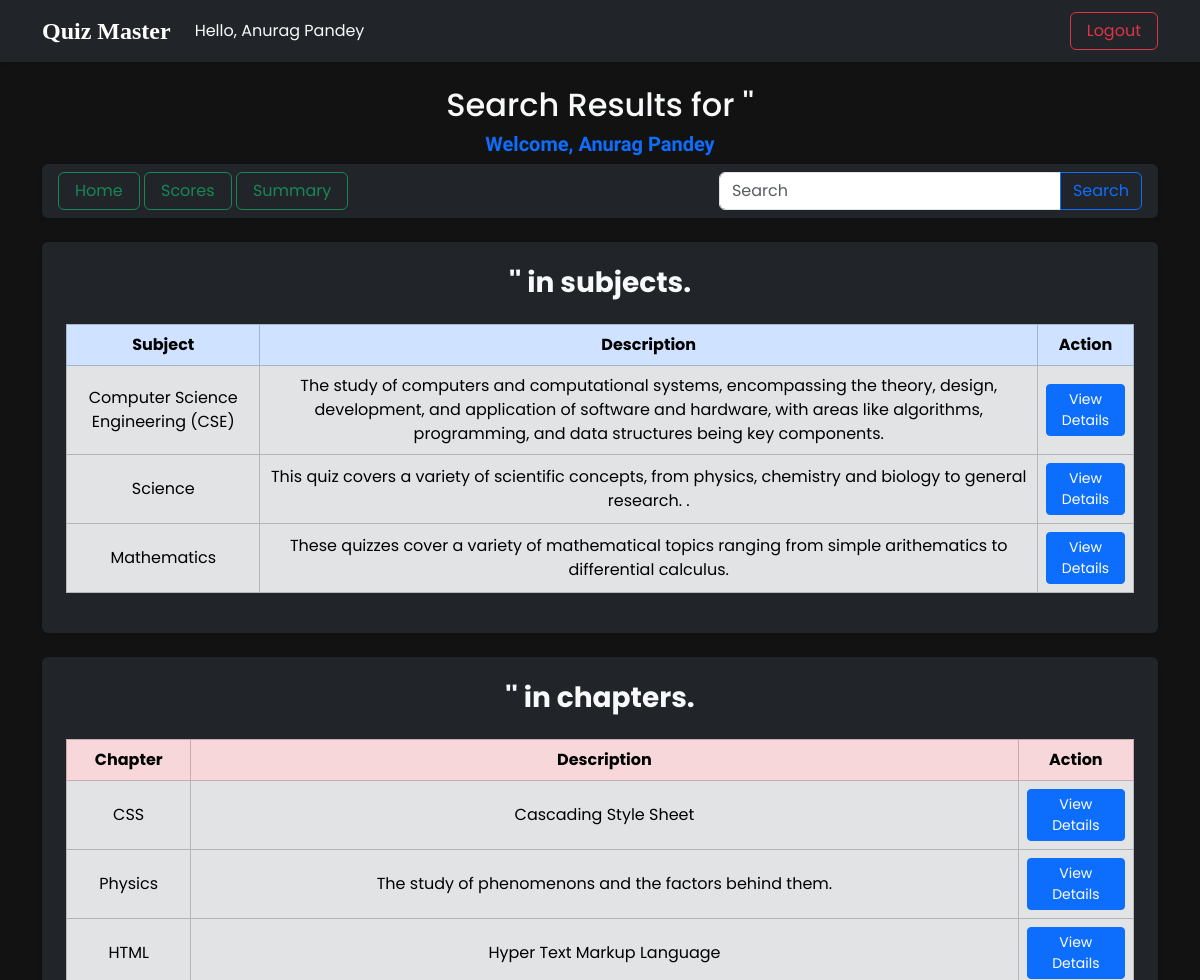
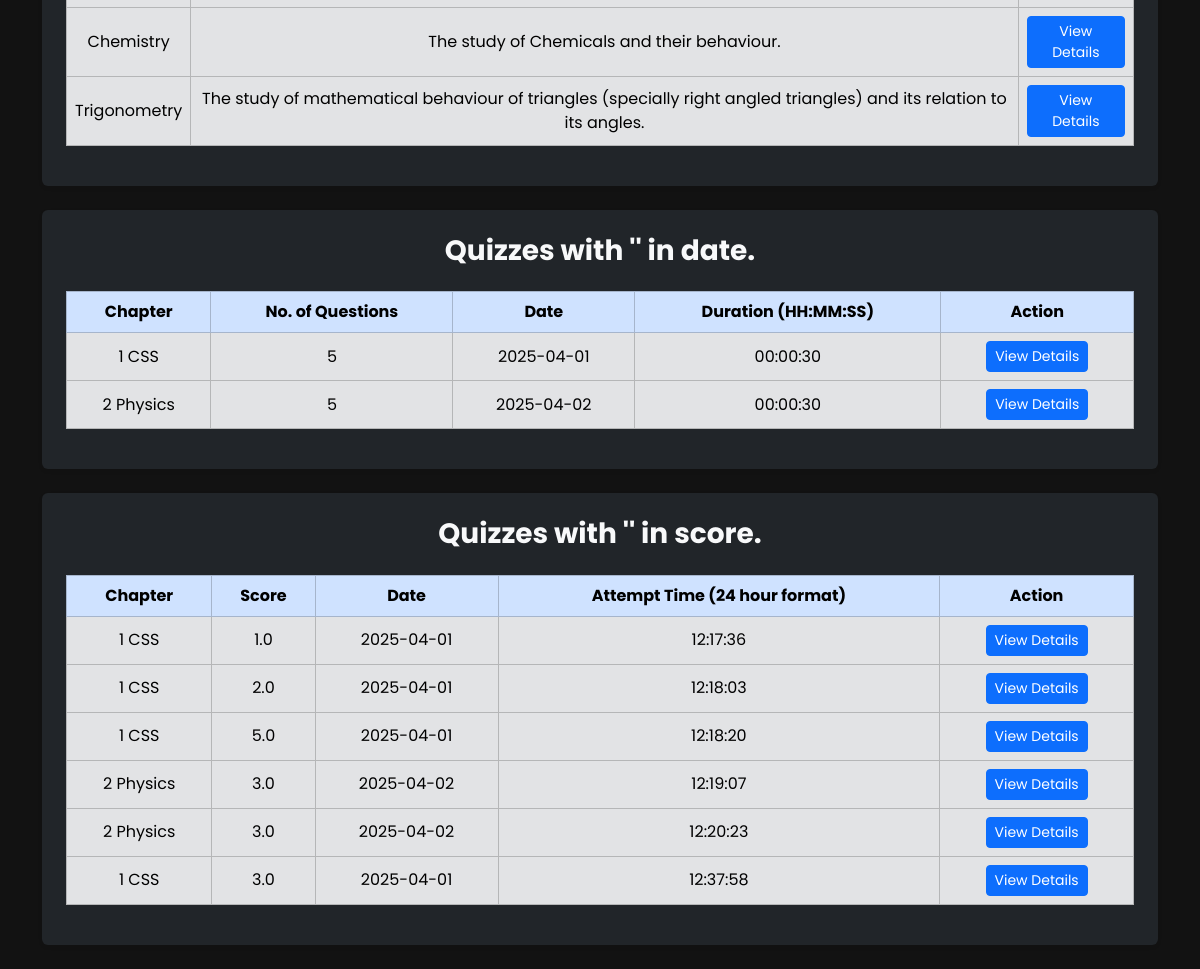
Page /search (signed in) on the committed database (2 pictures, top to bottom).
### applications/models.py (models this page shows)
class Subject(db.Model):
    id = db.Column(db.Integer, primary_key=True, autoincrement=True)
    name = db.Column(db.String(100), nullable=False, unique=True)
    description = db.Column(db.Text, nullable=True)
    chapters = db.relationship('Chapter', backref='subject', cascade="all, delete-orphan")

class Chapter(db.Model):
    id = db.Column(db.Integer, primary_key=True, autoincrement=True)
    name = db.Column(db.String(100), nullable=False, unique=True)
    description = db.Column(db.Text, nullable=True)
    subject_id = db.Column(db.Integer, db.ForeignKey('subject.id'), nullable=False)
    quizzes = db.relationship('Quiz', backref='chapter', cascade="all, delete")

class Quiz(db.Model):
    id = db.Column(db.Integer, primary_key=True, autoincrement=True)
    chapter_id = db.Column(db.Integer, db.ForeignKey('chapter.id', ondelete="CASCADE"), unique=True, nullable=False)
    date_of_quiz = db.Column(db.Date, nullable=False)
    time_duration = db.Column(db.String(10), nullable=False)
    remarks = db.Column(db.Text, nullable=True)
    questions = db.relationship('Question', backref='quiz', cascade="all, delete-orphan")
    scores = db.relationship('Score', backref='quiz', lazy=True)

class Score(db.Model):
    id = db.Column(db.Integer, primary_key=True, autoincrement=True)
    quiz_id = db.Column(db.Integer, db.ForeignKey('quiz.id'), nullable=False)
    user_id = db.Column(db.Integer, db.ForeignKey('user.id'), nullable=False)
    time_stamp_of_attempt = db.Column(db.String(8), nullable=False)
    total_scored = db.Column(db.Float, nullable=False)

### applications/routes.py (the view, shortened to what this page needs)
@app.route('/search')
def search():
    query = request.args.get('query', '').strip().lower()  # Get the query and normalize it
    if query == "summary":
        return redirect(url_for('summary'))
    elif query == "quiz":
        return redirect(url_for('quiz'))
    elif query == "home":
        if session['user_role'] == 'user':
            return redirect(url_for('user_dashboard'))
        elif session['user_role'] == 'admin':
            return redirect(url_for('admin_dashboard'))
    elif query == "scores":
        return redirect(url_for('scores'))
    elif query == "manage users" or query == "user management" or query == "users" or query == "user":
        return redirect(url_for('user_management'))
    if session['user_role'] == 'user':
        user_id = session['user_id']
        subjects = Subject.query.filter(Subject.name.contains(query) | Subject.description.contains(query)).all()
        all_subjects = Subject.query.all()
        chapters = Chapter.query.filter(Chapter.name.contains(query) | Chapter.description.contains(query)).all()
        all_chapters = Chapter.query.all()
        quizzes = Quiz.query.filter(Quiz.chapter_id.contains(query)).all()
        all_quizzes = Quiz.query.all()
        dates = Quiz.query.filter(Quiz.date_of_quiz.contains(query)).all()
        scores = Score.query.filter(Score.user_id.contains(user_id), Score.total_scored.contains(query)).all()
        return render_template('user_search/search.html', query=query, subjects=subjects, all_subjects=all_subjects, chapters=chapters, all_chapters=all_chapters, quizzes=quizzes, all_quizzes=all_quizzes, dates=dates, scores=scores)

### templates/user_search/search.html (shortened to what this page needs)
{% extends "base.html" %}
{% block body %}
<div class="container my-4">
    <h2 class="text-center text-light">Search Results for '{{ query }}'</h2>
    <h5 class="text-center fw-bold text-primary heading">Welcome, {{ session['user_name'] }}</h5>
    <div class="d-flex justify-content-between align-items-center p-3 bg-dark rounded shadow-sm py-2 mt-2 mb-4">
        <nav>
            <a class="btn btn-outline-success px-3" href="{{ url_for('user_dashboard') }}">Home</a>
            <a class="btn btn-outline-success px-3" href="{{url_for('quiz')}}">Scores</a>
            <a class="btn btn-outline-success px-3" href="{{ url_for('summary') }}">Summary</a>
        </nav>
        <div class="d-flex align-items-center gap-3">
            <form method="GET" action="{{ url_for('search') }}">
                <div class="input-group">
                    <input type="search" name="query" class="form-control" placeholder="Search" aria-label="Search" aria-describedby="search-addon" required />
                    <button type="submit" class="btn btn-outline-primary">Search</button>
                </div>
            </form>
        </div>
    </div>
    <div class="mt-4 p-4 bg-dark rounded shadow-sm">
        <h3 class="text-center text-light fw-bold">'{{ query }}' in subjects.</h3>
        <div class="table-responsive">
            <table class="table table-bordered text-center align-middle mt-3">
                <thead class="table-primary">
                    <tr>
                        <th>Subject</th>
                        <th>Description</th>
                        <th>Action</th>
                    </tr>
                </thead>
                <tbody class="table-secondary">
                    {% if subjects %}
                    {% for subject in subjects %}
                    <tr>
                        <td>{{ subject.name }}</td>
                        <td>{{ subject.description }}</td>
                        <td>
                            <a href="{{ url_for('subject', subject_id=subject.id) }}" class="btn btn-sm btn-primary">View Details</a>
                        </td>
                    </tr>
                    {% endfor %}
                    {% else %}
                    <tr>
                        <td colspan="3">No subjects named '{{ query }}' found.</td>
                    </tr>
                    {% endif %}
                </tbody>
            </table>
        </div>
    </div>
    <div class="mt-4 p-4 bg-dark rounded shadow-sm">
        <h3 class="text-center text-light fw-bold">'{{ query }}' in chapters.</h3>
        <div class="table-responsive">
            <table class="table table-bordered text-center align-middle mt-3">
                <thead class="table-danger">
                    <tr>
                        <th>Chapter</th>
                        <th>Description</th>
                        <th>Action</th>
                    </tr>
                </thead>
                <tbody class="table-secondary">
                    {% if chapters %}
                    {% for chapter in chapters %}
                    <tr>
                        <td>{{ chapter.name }}</td>
                        <td>{{ chapter.description }}</td>
                        <td>
                            <a href="{{ url_for('chapter', chapter_id=chapter.id) }}" class="btn btn-sm btn-primary">View Details</a>
                        </td>
                    </tr>
                    {% endfor %}
                    {% else %}
                    <tr>
                        <td colspan="3">No chapters found.</td>
                    </tr>
                    {% endif %}
                </tbody>
            </table>
        </div>
    </div>
    <div class="mt-4 p-4 bg-dark rounded shadow-sm">
        <h3 class="text-center text-light fw-bold">Quizzes with '{{ query }}' in date.</h3>
        <div class="table-responsive">
            <table class="table table-bordered text-center align-middle mt-3">
                <thead class="table-primary">
                    <tr>
                        <th>Chapter</th>
                        <th>No. of Questions</th>
                        <th>Date</th>
                        <th>Duration (HH:MM:SS)</th>
                        <th>Action</th>
                    </tr>
                </thead>
                <tbody class="table-secondary">
                    {% if dates %}
                    {% for quiz in dates %}
                    <tr>
                        <td>{{ quiz.chapter_id }} {{ all_chapters[quiz.chapter_id - 1].name }}</td>
                        <td>{{ quiz.questions|length }}</td>
                        <td>{{ quiz.date_of_quiz }}</td>
                        <td>{{ quiz.time_duration }}</td>
                        <td>
                            <a href="{{ url_for('view_quiz', quiz_id=quiz.id) }}" class="btn btn-sm btn-primary">View Details</a>
                        </td>
                    </tr>
                    {% endfor %}
                    {% else %}
                    <tr>
                        <td colspan="5">No quiz found.</td>
                    </tr>
                    {% endif %}
                </tbody>
            </table>
        </div>
    </div>
    <div class="mt-4 p-4 bg-dark rounded shadow-sm">
        <h3 class="text-center text-light fw-bold">Quizzes with '{{ query }}' in score.</h3>
        <div class="table-responsive">
            <table class="table table-bordered text-center align-middle mt-3">
                <thead class="table-primary">
                    <tr>
                        <th>Chapter</th>
                        <th>Score</th>
                        <th>Date</th>
                        <th>Attempt Time (24 hour format)</th>
                        <th>Action</th>
                    </tr>
                </thead>
                <tbody class="table-secondary">
                    {% if scores %}
                    {% for score in scores %}
                    <tr>
                        <td>{{ score.quiz_id }} {{ all_chapters[all_quizzes[score.quiz_id - 1].chapter_id - 1].name }}</td>
                        <td>{{ score.total_scored|round }}</td>
                        <td>{{ all_quizzes[score.quiz_id - 1].date_of_quiz }}</td>
                        <td>{{ score.time_stamp_of_attempt }}</td>
                        <td>
                            <a href="{{ url_for('view_quiz', quiz_id=score.quiz_id) }}" class="btn btn-sm btn-primary">View Details</a>
                        </td>
                    </tr>
                    {% endfor %}
                    {% else %}
                    <tr>
                        <td colspan="5">No quiz found.</td>
                    </tr>
                    {% endif %}
                </tbody>
            </table>
        </div>
    </div>
</div>
{% endblock %}

### static/style.css (style rules this page uses)
* { margin: 0; padding: 0; box-sizing: border-box; }
html, body { height: 100%; overflow-x: hidden; }
html { scroll-behavior: smooth; }
body { background-color: #121212; color: #E0E0E0; font-family: 'Poppins', sans-serif; }
.heading { font-family: 'Delius', cursive; }

### rows in the picture
Subject: name "Computer Science Engineering (CSE)", description "The study of computers and computational systems, encompassing the theory, design, development, and application of software and hardware, with areas like algorithms, programming, and data structures being key components."
Subject: name "Science", description "This quiz covers a variety of scientific concepts, from physics, chemistry and biology to general research. ."
Subject: name "Mathematics", description "These quizzes cover a variety of mathematical topics ranging from simple arithematics to differential calculus."
Chapter: name "CSS", description "Cascading Style Sheet"
Chapter: name "Physics", description "The study of phenomenons and the factors behind them."
Chapter: name "HTML", description "Hyper Text Markup Language"
Chapter: name "Chemistry", description "The study of Chemicals and their behaviour."
Chapter: name "Trigonometry", description "The study of mathematical behaviour of triangles (specially right angled triangles) and its relation to its angles."
Quiz: chapter_id "1", questions|length "5", date_of_quiz "2025-04-01", time_duration "00:00:30"
Quiz: chapter_id "2", questions|length "5", date_of_quiz "2025-04-02", time_duration "00:00:30"
Score: quiz_id "1", total_scored "1.0", quiz.date_of_quiz "2025-04-01", time_stamp_of_attempt "12:17:36"
Score: quiz_id "1", total_scored "2.0", quiz.date_of_quiz "2025-04-01", time_stamp_of_attempt "12:18:03"
Score: quiz_id "1", total_scored "5.0", quiz.date_of_quiz "2025-04-01", time_stamp_of_attempt "12:18:20"
Score: quiz_id "2", total_scored "3.0", quiz.date_of_quiz "2025-04-02", time_stamp_of_attempt "12:19:07"
Score: quiz_id "2", total_scored "3.0", quiz.date_of_quiz "2025-04-02", time_stamp_of_attempt "12:20:23"
Score: quiz_id "1", total_scored "3.0", quiz.date_of_quiz "2025-04-01", time_stamp_of_attempt "12:37:58"

### other values in the picture
{{ session['user_name'] }} "Anurag Pandey"
